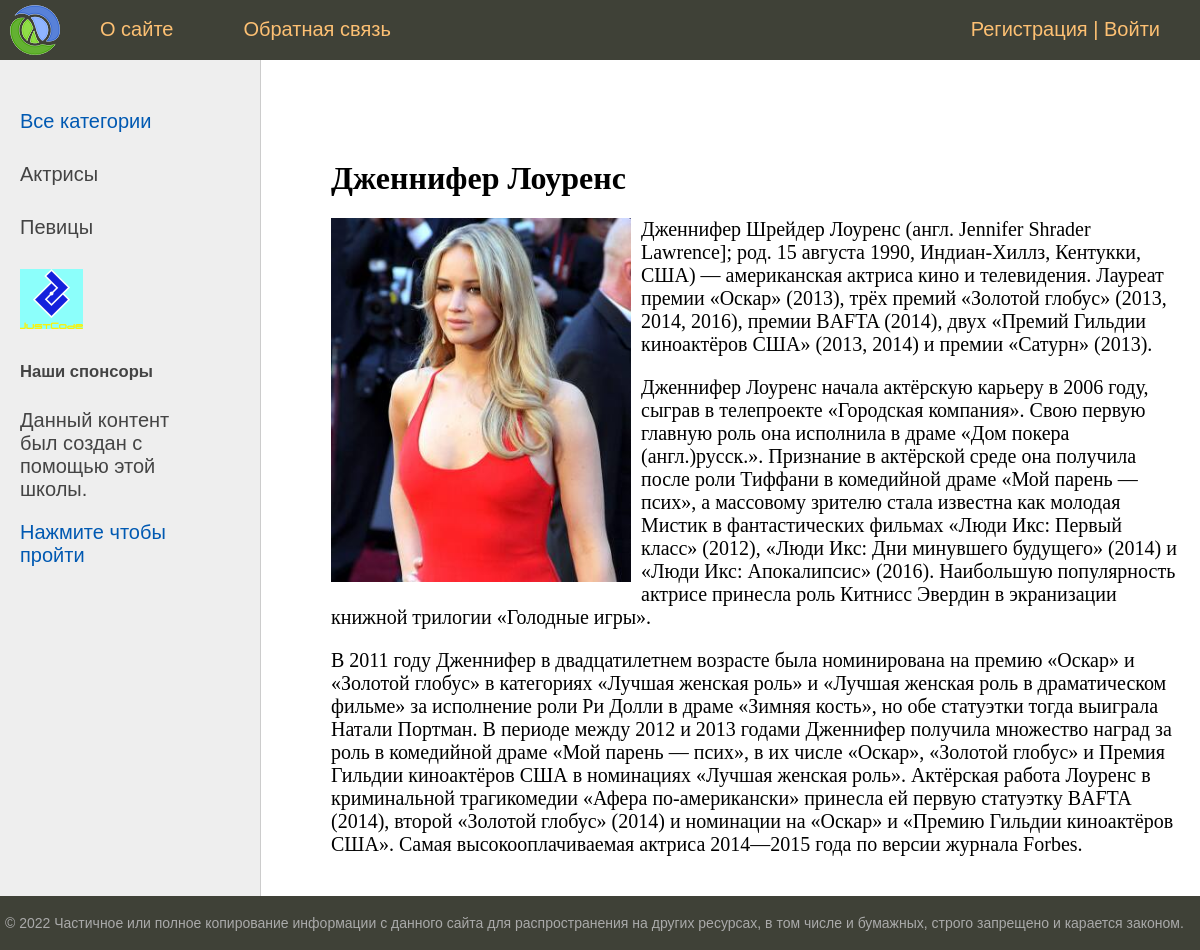
/post/dzhennifer-lourens/, run on the app's committed database.
### women/models.py (models this page shows, shortened)
class Category(models.Model):
    name = models.CharField(max_length=100, db_index=True, verbose_name="Категория")
    slug = models.SlugField(max_length=255, unique=True, db_index=True, verbose_name="URL")
    def get_absolute_url(self):
        return reverse('category', kwargs={'cat_slug': self.slug})
    class Meta:
        verbose_name = 'Категория'
        verbose_name_plural = 'Категории'
        ordering = ['id']

class Women(models.Model):
    title = models.CharField(max_length=255, verbose_name="Заголовок")
    slug = models.SlugField(max_length=255, unique=True, db_index=True, verbose_name="URL")
    content = models.TextField(blank=True, verbose_name="Текст статьи")
    photo = models.ImageField(upload_to="photos/%Y/%m/%d/", verbose_name="Фото")
    time_create = models.DateTimeField(auto_now_add=True, verbose_name="Время создания")
    time_update = models.DateTimeField(auto_now=True, verbose_name="Время изменения")
    is_published = models.BooleanField(default=True, verbose_name="Публикация")
    cat = models.ForeignKey('Category', on_delete=models.PROTECT, verbose_name="Категории")
    def __str__(self):
        return self.title
    class Meta:
        verbose_name = 'Известные женщины'
        verbose_name_plural = 'Известные женщины'
        ordering = ['id']

### women/views.py (the view)
# urls.py: path('post/<slug:post_slug>/', ShowPost.as_view(), name='post'),
class ShowPost(DataMixin, DetailView):
    model = Women
    template_name = 'women/post.html'
    slug_url_kwarg = 'post_slug'
    context_object_name = 'post'
    def get_context_data(self, *, object_list=None, **kwargs):
        context = super().get_context_data(**kwargs)
        c_def = self.get_user_context(title=context['post'])
        return dict(list(context.items()) + list(c_def.items()))

### women/utils.py (called while the page is built)
    def get_user_context(self, **kwargs):
        context = kwargs
        cats = Category.objects.annotate(Count('women'))
        user_menu = menu.copy()
        if not self.request.user.is_authenticated:
            user_menu.pop(1)
        context['menu'] = user_menu
        context['cats'] = cats
        if 'cat_selected' not in context:
            context['cat_selected'] = 0
        return context

### women/templates/women/post.html
{% extends 'women/base.html' %}
{% block content %}
<h1>{{post.title}}</h1>
{% if post.photo %}
<p><img class="img-article-left" src="{{post.photo.url}}"></p>
{% endif %}
{{post.content|linebreaks}}
{% endblock %}

### women/templates/women/base.html (shortened to what this page needs)
{% load static %}
{% load women_tags %}
<!DOCTYPE html>
<html>
<head>
	<link type="text/css" href="{% static 'women/css/styles.css' %}" rel="stylesheet" />
</head>
<body>
<table class="table-page" border=0 cellpadding="0" cellspacing="0">
<tr><td valign=top>
{% block mainmenu %}
		<div class="header">
			<ul id="mainmenu" class="mainmenu">
			<li class="logo"><a href="{% url 'home' %}"><div class="logo"></div></a></li>
{% for m in menu %}
			<li><a href="{% url m.url_name %}">{{m.title}}</a></li>
{% endfor %}
				{% if request.user.is_authenticated %}
				<li class = 'last'> {{ user.username}} |<a href="{% url 'logout' %}">Выйти</a></li>
				{% else %}
				<li class = 'last'><a href="{% url 'register' %}">Регистрация</a> | <a href="{% url 'login' %}">Войти</a></li>
				{% endif %}
			</ul>
		</div>
{% endblock mainmenu %}
<table class="table-content" border=0 cellpadding="0" cellspacing="0">
<tr>
	<td valign="top" class="left-chapters">
	<ul id="leftchapters">
{% if cat_selected == 0 %}
		<li class="selected">Все категории</li>
{% else %}
		<li><a href="{% url 'home' %}">Все категории</a></li>
{% endif %}
{% for c in cats %}
{% if c.women__count > 0 %}
	{% if c.pk == cat_selected %}
		<li class="selected">{{c.name}}</li>
	{% else %}
		<li><a href="{{ c.get_absolute_url }}">{{c.name}}</a></li>
	{% endif %}
{% endif %}
{% endfor %}
<div class="card" style="width: 10rem;">
	<img src="static/women/images/logoCompany.png" class="card-img-top" alt="">
	<div class="card-body">
	  <h5 class="card-title">Наши спонсоры</h5>
	  <p class="card-text">Данный контент был создан с помощью  этой школы.</p>
	  <a href="https://justcode.kz/" class="btn btn-primary stretched-link">Нажмите чтобы пройти</a>
	</div>
  </div>
	</ul>
</td>
<td valign="top" class="content">
	<div class="content-text">
{% block content %}
{% endblock %}
	</div>
</td></tr></table>
</td></tr>
<tr><td valign=top>
	<div id="footer">
		<p>&copy; 2022 Частичное или полное копирование информации с данного сайта для распространения на других ресурсах, в том числе и бумажных, строго запрещено и карается законом.</p>
	</div>
</td></tr></table>
</body>
</html>

### women/static/women/css/styles.css (style rules this page uses)
html, body { font-family: 'Arial'; margin: 0; padding: 0; height: 100%; width: 100%; color: #444; }
a { color: #0059b2; text-decoration: none; }
img { max-width: 600px; height: auto; }
img.img-article-left { max-width: 300px; height: auto; float: left; padding: 0 10px 10px 0; }
.table-page { width: 100%; height: 100%; vertical-align: top; }
.table-page tr { height: 100%; }
.header { background: #3F4137; height: 60px; }
.logo { background: url('../images/logo.png') no-repeat 10px 5px; width: 70px; height: 60px; }
ul.mainmenu { list-style: none; margin: 0; padding: 0; height: 60px; color: #fdc073; font-size: 20px; overflow: hidden; }
ul.mainmenu li { float: left; margin: 18px 40px 0 30px; }
ul.mainmenu li.logo { margin: 0; }
ul.mainmenu li.last { float: right; }
ul.mainmenu li a { color: #fdc073; text-decoration: none; }
.table-content { width: 100%; min-height: 100%; height: 100%; }
.left-chapters { margin: 0; background: #eee; border-right: 1px solid #ccc; min-height: 100%; }
.left-chapters ul { width: 230px; min-height: 100%; margin: 0; padding: 20px 10px 10px 20px; list-style: none; font-size: 20px; }
.left-chapters ul li { margin: 30px 0 0 0; color: #999; }
.left-chapters ul li.selected { color: #0059b2; }
.left-chapters ul li a { color: #444; text-decoration: none; }
.content { padding: 40px 20px 20px 40px; width: 100%; box-sizing: border-box; }
.content-text { margin: 60px 0 0 30px; color: #000; font-size: 20px; font-family: Yandex Sans Display Light; }
.content-text h1 { font-size: 32px; }
#footer { box-sizing: border-box; background: #3F4137; padding: 5px; color: #aaa; font-size: 14px; font-family: Verdana, Geneva, Arial, Helvetica; text-align: left; overflow: hidden; }

### data on the page
Category: name "Актрисы"
Category: name "Певицы"
Women: title "Дженнифер Лоуренс", photo (picture), content "Дженнифер Шрейдер Лоуренс (англ. Jennifer Shrader Lawrence]; род. 15 августа 1990, Индиан-Хиллз, Кентукки, США) — американская актриса кино и телевидения. Лауреат премии «Оскар» (2013), трёх премий «Золотой глобус» (2013, 2014, 2016), премии BAFTA (2014), двух «Премий Гильдии киноактёров США» (2013, 2014) и премии «Сатурн» (2013). Дженнифер Лоуренс начала актёрскую карьеру в 2006 году, сыграв в телепроекте «Городская компания». Свою первую главную роль она исполнила в драме «Дом покера (англ.)русск.». Признание в актёрской среде она получила после роли Тиффани в комедийной драме «Мой парень — псих», а массовому зрителю стала известна как молодая Мистик в фантастических фильмах «Люди Икс:…"

### other printed values
{{ m.title }} "О сайте" "Обратная связь"
